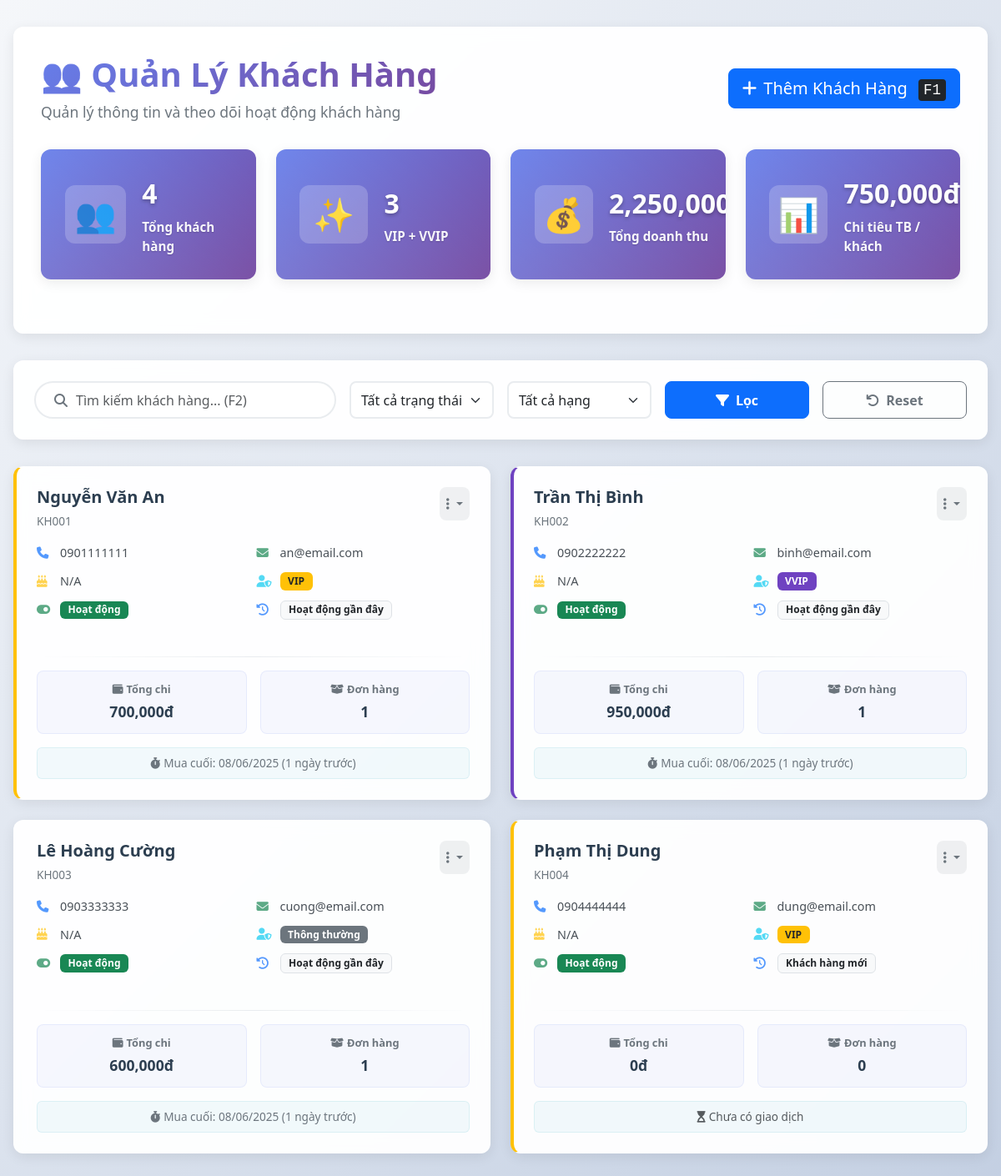
Screenshot of /pages/customers.php with the database file from the repository.
### tables this page shows
CREATE TABLE customers (
    id INT AUTO_INCREMENT PRIMARY KEY,
    customer_code VARCHAR(20) UNIQUE NOT NULL,
    name VARCHAR(100) NOT NULL,
    phone VARCHAR(20) UNIQUE,
    email VARCHAR(100),
    address TEXT,
    birth_date DATE,
    gender ENUM('Nam', 'Nữ', 'Khác'),
    membership_level ENUM('Thông thường', 'VIP', 'VVIP') DEFAULT 'Thông thường',
    total_spent DECIMAL(15,2) DEFAULT 0,
    total_orders INT DEFAULT 0,
    loyalty_points INT DEFAULT 0,
    notes TEXT,
    is_active BOOLEAN DEFAULT TRUE,
    created_at TIMESTAMP DEFAULT CURRENT_TIMESTAMP,
    updated_at TIMESTAMP DEFAULT CURRENT_TIMESTAMP ON UPDATE CURRENT_TIMESTAMP,
    last_membership_update TIMESTAMP NULL DEFAULT NULL,  
    
    INDEX idx_phone (phone),
    INDEX idx_membership (membership_level),
    INDEX idx_active (is_active)
);

### pages/customers.php (the view, shortened to what this page needs)
<?php
require_once __DIR__ . '/../config/database.php';
$search = $_GET['search'] ?? '';
$status_filter = $_GET['status'] ?? 'all';
$membership_filter = $_GET['membership'] ?? 'all';
$page_num = max(1, intval($_GET['page'] ?? 1));
$per_page = 9;
$sql_select_fields = "SELECT c.*,
                        COALESCE(s.total_spent_val, c.total_spent, 0) as total_spent,
                        COALESCE(s.total_orders_val, c.total_orders, 0) as total_orders,
                        s.latest_sale_date as last_order_date,
                        CASE
                            WHEN s.latest_sale_date >= DATE_SUB(NOW(), INTERVAL 30 DAY) THEN 'Hoạt động gần đây'
                            WHEN s.latest_sale_date >= DATE_SUB(NOW(), INTERVAL 90 DAY) THEN 'Ít hoạt động'
                            WHEN s.latest_sale_date IS NULL AND c.created_at < DATE_SUB(NOW(), INTERVAL 30 DAY) THEN 'Chưa mua hàng'
                            WHEN s.latest_sale_date IS NULL AND c.created_at >= DATE_SUB(NOW(), INTERVAL 30 DAY) THEN 'Khách hàng mới'
                            ELSE 'Lâu không mua'
                        END as activity_status,
                        DATEDIFF(NOW(), s.latest_sale_date) as days_since_last_order,
                        (YEAR(CURDATE()) - YEAR(c.birth_date)) - (RIGHT(CURDATE(), 5) < RIGHT(c.birth_date, 5)) as age";
$sql_from_join = "FROM customers c
                  LEFT JOIN (
                      SELECT customer_id,
                             MAX(sale_date) as latest_sale_date,
                             COUNT(id) as total_orders_val,
                             SUM(total_amount) as total_spent_val
                      FROM sales
                      GROUP BY customer_id
                  ) s ON c.id = s.customer_id";
$where_clauses = [];
$params = [];
$where_sql = count($where_clauses) > 0 ? ' WHERE ' . implode(' AND ', $where_clauses) : '';
$offset = ($page_num - 1) * $per_page;
$customers_sql = "$sql_select_fields $sql_from_join $where_sql ORDER BY c.created_at DESC LIMIT $per_page OFFSET $offset";
$customers_stmt = $pdo->prepare($customers_sql);
$customers_stmt->execute($params);
$customers_on_page = $customers_stmt->fetchAll(PDO::FETCH_ASSOC);
$stats = [];
$stats_queries = [
    'total_customers_stat' => "SELECT COUNT(*) FROM customers",
    'vip_vvip_customers_stat' => "SELECT COUNT(*) FROM customers WHERE membership_level = 'VIP' OR membership_level = 'VVIP'",
    'total_revenue_stat' => "SELECT SUM(total_amount) FROM sales",
    'avg_spent_stat' => "SELECT AVG(total_spent) FROM customers WHERE total_orders > 0"
];
foreach ($stats_queries as $key => $query) {
    $stmt = $pdo->query($query);
    $stats[$key] = $stmt->fetchColumn();
}
if ($stats['total_customers_stat'] > 0 && isset($stats['total_revenue_stat'])) {
     $active_customers_with_spending_query = "SELECT COUNT(DISTINCT id) FROM customers WHERE total_spent > 0";
     $active_customers_count = $pdo->query($active_customers_with_spending_query)->fetchColumn();
     $stats['avg_spent_per_active_customer_stat'] = $active_customers_count > 0 ? ($stats['total_revenue_stat'] / $active_customers_count) : 0;
} else {
    $stats['avg_spent_per_active_customer_stat'] = 0;
}
?>
<!DOCTYPE html>
<html lang="vi">
<head>
    <link href="https://cdnjs.cloudflare.com/ajax/libs/bootstrap/5.3.0/css/bootstrap.min.css" rel="stylesheet">
    <link href="https://cdnjs.cloudflare.com/ajax/libs/font-awesome/6.4.0/css/all.min.css" rel="stylesheet">
</head>
<body>
    <div class="customers-page">
        <div class="page-header">
            <div class="d-flex justify-content-between align-items-center mb-4">
                <div>
                    <h1 class="page-title">👥 Quản Lý Khách Hàng</h1>
                    <p class="page-subtitle">Quản lý thông tin và theo dõi hoạt động khách hàng</p>
                </div>
                <button class="btn btn-primary btn-lg" onclick="openAddCustomerModal()">
                    <i class="fas fa-plus me-2"></i>Thêm Khách Hàng
                    <kbd class="ms-2">F1</kbd>
                </button>
            </div>
            <div class="stats-grid">
                <div class="stat-card">
                    <div class="stat-icon">👥</div>
                    <div class="stat-info">
                        <div class="stat-number"><?php echo number_format($stats['total_customers_stat'] ?? 0); ?></div>
                        <div class="stat-label">Tổng khách hàng</div>
                    </div>
                </div>
                <div class="stat-card">
                    <div class="stat-icon">✨</div>
                    <div class="stat-info">
                        <div class="stat-number"><?php echo number_format($stats['vip_vvip_customers_stat'] ?? 0); ?></div>
                        <div class="stat-label">VIP + VVIP</div>
                    </div>
                </div>
                <div class="stat-card">
                    <div class="stat-icon">💰</div>
                    <div class="stat-info">
                        <div class="stat-number"><?php echo number_format($stats['total_revenue_stat'] ?? 0); ?>đ</div>
                        <div class="stat-label">Tổng doanh thu</div>
                    </div>
                </div>
                <div class="stat-card">
                    <div class="stat-icon">📊</div>
                    <div class="stat-info">
                        <div class="stat-number"><?php echo number_format($stats['avg_spent_per_active_customer_stat'] ?? 0); ?>đ</div>
                        <div class="stat-label">Chi tiêu TB / khách</div>
                    </div>
                </div>
            </div>
        </div>
        <div class="filters-section">
            <div class="row g-3 align-items-end" id="filterForm">
                <div class="col-md-4">
                    <div class="search-input-wrapper">
                        <span class="input-group-text"><i class="fas fa-search"></i></span>
                        <input type="text" id="searchInput" name="search" class="form-control"
                               placeholder="Tìm kiếm khách hàng... (F2)" value="<?php echo htmlspecialchars($search); ?>">
                    </div>
                </div>
                <div class="col-md-2">
                    <select id="statusFilter" name="status" class="form-select filter-select">
                        <option value="all" <?php if ($status_filter === 'all') echo 'selected'; ?>>Tất cả trạng thái</option>
                    </select>
                </div>
                <div class="col-md-2">
                    <select id="membershipFilter" name="membership" class="form-select filter-select">
                        <option value="all" <?php if ($membership_filter === 'all') echo 'selected'; ?>>Tất cả hạng</option>
                    </select>
                </div>
                <div class="col-md-2">
                    <button type="button" class="btn btn-primary btn-filter w-100" onclick="applyFilters()">
                        <i class="fas fa-filter me-2"></i>Lọc
                    </button>
                </div>
                <div class="col-md-2">
                    <button type="button" class="btn btn-outline-secondary btn-filter w-100" onclick="resetFilters()">
                        <i class="fas fa-undo me-2"></i>Reset
                    </button>
                </div>
            </div>
        </div>
        <div class="customers-grid" id="customersGrid">
            <?php if (empty($customers_on_page)): ?>
                <div class="col-12">
                    <div class="empty-state" style="grid-column: 1 / -1;">
                        <div class="empty-icon">👥</div>
                        <h4 class="empty-title">Không tìm thấy khách hàng</h4>
                        <p class="empty-text">Không có khách hàng nào phù hợp với tiêu chí tìm kiếm của bạn. <br>Hãy thử điều chỉnh bộ lọc hoặc thêm khách hàng mới.</p>
                        <button class="btn btn-primary btn-lg" onclick="openAddCustomerModal()">
                            <i class="fas fa-plus me-2"></i>Thêm Khách Hàng Mới
                        </button>
                    </div>
                </div>
            <?php else: ?>
                <?php foreach ($customers_on_page as $customer): ?>
                <div class="customer-card" data-membership="<?php echo htmlspecialchars(strtolower($customer['membership_level'] ?? 'thông thường')); ?>">
                    <div class="customer-header">
                        <div>
                            <h5 class="customer-name"><?php echo htmlspecialchars($customer['name']); ?></h5>
                            <small class="customer-code"><?php echo htmlspecialchars($customer['customer_code']); ?></small>
                        </div>
                        <div class="customer-actions">
                            <div class="dropdown">
                                <button class="dropdown-toggle" type="button" data-bs-toggle="dropdown" aria-expanded="false">
                                    <i class="fas fa-ellipsis-v"></i>
                                </button>
                            </div>
                        </div>
                    </div>
                    <div class="customer-details">
                        <div class="detail-row">
                            <div class="detail-item">
                                <i class="fas fa-phone text-primary"></i>
                                <span><?php echo htmlspecialchars($customer['phone']); ?></span>
                            </div>
                            <div class="detail-item">
                                <i class="fas fa-envelope <?php echo empty($customer['email']) ? 'text-muted' : 'text-success'; ?>"></i>
                                <span class="text-truncate" title="<?php echo htmlspecialchars($customer['email'] ?? 'N/A'); ?>"><?php echo htmlspecialchars($customer['email'] ?? 'N/A'); ?></span>
                            </div>
                        </div>
                        <div class="detail-row">
                            <div class="detail-item">
                                <i class="fas fa-birthday-cake text-warning"></i>
                                <span><?php echo $customer['age'] !== null ? htmlspecialchars($customer['age']) . ' tuổi' : 'N/A'; ?></span>
                            </div>
                            <div class="detail-item">
                                <i class="fas fa-user-shield text-info"></i>
                                <span class="badge bg-<?php
                                    $level = strtolower($customer['membership_level'] ?? 'thong thuong');
                                    if ($level === 'vvip') echo 'purple';
                                    elseif ($level === 'vip') echo 'warning text-dark';
                                    else echo 'secondary';
                                ?>"><?php echo htmlspecialchars($customer['membership_level'] ?? 'Thông thường'); ?></span>
                            </div>
                        </div>
                        <div class="detail-row">
                            <div class="detail-item">
                                <i class="fas fa-toggle-on <?php echo $customer['is_active'] ? 'text-success' : 'text-danger'; ?>"></i>
                                <span class="badge bg-<?php echo $customer['is_active'] ? 'success' : 'danger'; ?>"><?php echo $customer['is_active'] ? 'Hoạt động' : 'Ngừng HĐ'; ?></span>
                            </div>
                            <div class="detail-item">
                                <i class="fas fa-history text-primary"></i>
                                <span class="badge bg-light text-dark border"><?php echo htmlspecialchars($customer['activity_status'] ?? 'N/A'); ?></span>
                            </div>
                        </div>
                    </div>
                    <div class="customer-divider"></div>
                    <div class="customer-finance">
                        <div class="finance-item">
                            <div class="finance-label"><i class="fas fa-wallet me-1"></i>Tổng chi</div>
                            <div class="finance-value"><?php echo number_format($customer['total_spent'] ?? 0); ?>đ</div>
                        </div>
                        <div class="finance-item">
                            <div class="finance-label"><i class="fas fa-box-open me-1"></i>Đơn hàng</div>
                            <div class="finance-value"><?php echo number_format($customer['total_orders'] ?? 0); ?></div>
                        </div>
                    </div>
                    <?php if ($customer['last_order_date']): ?>
                    <div class="last-order mt-auto">
                        <i class="fas fa-stopwatch me-1"></i>Mua cuối: <?php echo date('d/m/Y', strtotime($customer['last_order_date'])); ?>
                        <?php if ($customer['days_since_last_order'] !== null): ?>
                            (<?php echo htmlspecialchars($customer['days_since_last_order']); ?> ngày trước)
                        <?php endif; ?>
                    </div>
                    <?php else: ?>
                    <div class="last-order mt-auto text-muted">
                        <i class="fas fa-hourglass-start me-1"></i>Chưa có giao dịch
                    </div>
                    <?php endif; ?>
                </div>
                <?php endforeach; ?>
            <?php endif; ?>
        </div>
    </div>
    <div class="toast-container position-fixed bottom-0 end-0 p-3">
    </div>
</body>
</html>

### rows the page displays
customers: name "Nguyễn Văn An", customer_code "KH001", phone "0901111111", email "an@email.com", membership_level "VIP", is_active 1 (drawn), activity_status "Hoạt động gần đây", total_spent "700,000", total_orders "1", last_order_date "08/06/2025", days_since_last_order "1"
customers: name "Trần Thị Bình", customer_code "KH002", phone "0902222222", email "binh@email.com", membership_level "VVIP", is_active 1 (drawn), activity_status "Hoạt động gần đây", total_spent "950,000", total_orders "1", last_order_date "08/06/2025", days_since_last_order "1"
customers: name "Lê Hoàng Cường", customer_code "KH003", phone "0903333333", email "cuong@email.com", membership_level "Thông thường", is_active 1 (drawn), activity_status "Hoạt động gần đây", total_spent "600,000", total_orders "1", last_order_date "08/06/2025", days_since_last_order "1"
customers: name "Phạm Thị Dung", customer_code "KH004", phone "0904444444", email "dung@email.com", membership_level "VIP", is_active 1 (drawn), activity_status "Khách hàng mới", total_spent "0", total_orders "0", shows "Chưa có giao dịch"

### other values shown
$stats['total_customers_stat'] "4"
$stats['vip_vvip_customers_stat'] "3"
$stats['avg_spent_per_active_customer_stat'] "750,000"
